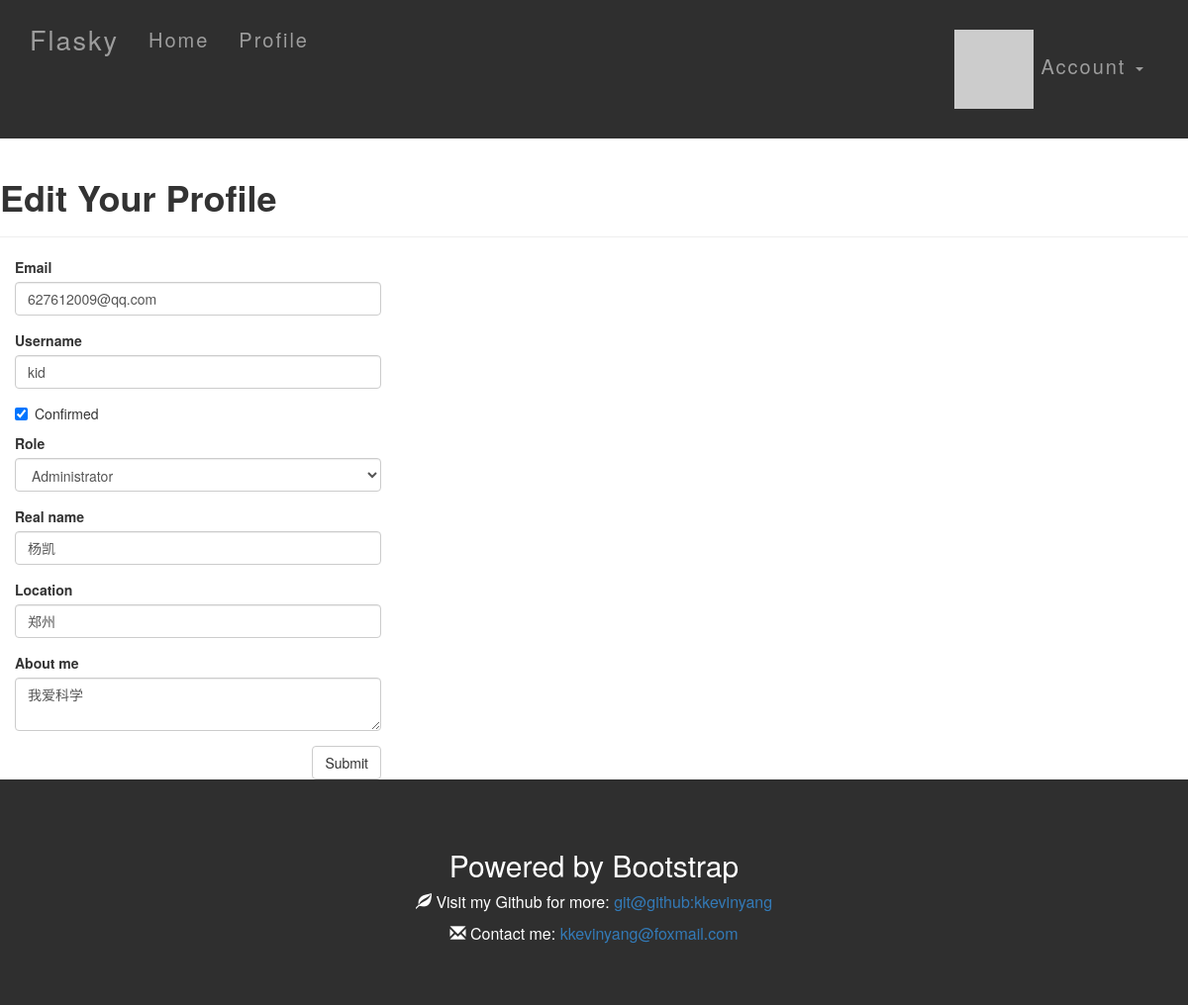
The page /edit-profile/1 (signed in) on the database its author committed.
### app/models.py (models this page shows, shortened)
class User(UserMixin,db.Model):
    __tablename__ = 'users'
    sqlite_autoincrement = True
    id = db.Column(db.Integer, primary_key=True)
    email = db.Column(db.String(64), unique=True, index=True)
    username = db.Column(db.String(64), unique=True, index=True)
    role_id = db.Column(db.Integer, db.ForeignKey('roles.id'))
    password_hash = db.Column(db.String(128))
    confirmed = db.Column(db.Boolean, default=False)
    name = db.Column(db.String(64))
    location = db.Column(db.String(64))
    about_me = db.Column(db.Text())
    member_since = db.Column(db.DateTime(), default=datetime.utcnow)
    last_seen = db.Column(db.DateTime(), default=datetime.utcnow)
    avatar_hash = db.Column(db.String(32))
    posts = db.relationship('Post', backref='author', lazy='dynamic')  # posts和comments都需要关联author才行，所以两个都有
    comments = db.relationship('Comment', backref='author', lazy='dynamic')
    @property
    def password(self):  # 若尝试读取password的值会返回属性错误，因为生成了散列值后不能还原
        raise AttributeError('password is not a readable attribute')
    def can(self, permissions):
        return self.role is not None and \
               (self.role.permissions & permissions) == permissions
    def ping(self):
        self.last_seen = datetime.utcnow()
        db.session.add(self)
    def gravatar(self, size=100, default='identicon', rating='g'):
        if request.is_secure:
            url = 'https://secure.gravatar.com/avatar'
        else:
            url = 'http://cn.gravatar.com/avatar'
        hash = self.avatar_hash or hashlib.md5(self.email.encode('utf-8')).hexdigest()
        return '{url}/{hash}?s={size}&d={default}&r={rating}'.format(
            url=url, hash=hash, size=size, default=default, rating=rating)

### app/main/views.py (the view, shortened to what this page needs)
@main.route('/edit-profile/<int:id>', methods=['GET', 'POST'])
@login_required
@admin_required
def edit_profile_admin(id):
    user = User.query.get_or_404(id)
    form = EditProfileAdminForm(user=user)
    form.email.data = user.email
    form.username.data = user.username
    form.confirmed.data = user.confirmed
    form.role.data = user.role_id
    form.name.data = user.name
    form.location.data = user.location
    form.about_me.data = user.about_me
    return render_template('edit_profile.html', form=form, user=user)

### app/main/forms.py (shortened to what this page needs)
class EditProfileAdminForm(Form):
    email = StringField('Email', validators=[DataRequired(), Length(1, 64),
                                             Email()])
    username = StringField('Username', validators=[
        DataRequired(), Length(1, 64), Regexp('^[A-Za-z][A-Za-z0-9_.]*$', 0,
                                          'Usernames must have only letters, '
                                          'numbers, dots or underscores')])
    confirmed = BooleanField('Confirmed')
    role = SelectField('Role', coerce=int)
    name = StringField('Real name', validators=[Length(0, 64)])
    location = StringField('Location', validators=[Length(0, 64)])
    about_me = TextAreaField('About me')
    submit = SubmitField('Submit')
    def __init__(self, user, *args, **kwargs):
        super(EditProfileAdminForm, self).__init__(*args, **kwargs)
        self.role.choices = [(role.id, role.name)
                             for role in Role.query.order_by(Role.name).all()]
        self.user = user

### app/auth/views.py (called while the page is built)
@auth.before_app_request
def before_request():
    if current_user.is_authenticated:
        current_user.ping()
        if not current_user.confirmed \
                and request.endpoint[:5] != 'auth.' \
                and request.endpoint != 'static':
            return redirect(url_for('auth.unconfirmed'))

### app/main/__init__.py (called while the page is built)
@main.app_context_processor  # 把permission类加入模板
def inject_permissions():
    return dict(Permission=Permission)

### app/models.py (called while the page is built)
@login_manager.user_loader  # 此乃回调函数，用来加载用户，不然就会提示User没有登陆激活了（'User' object has no attribute 'is_active'）
def load_user(user_id):
    return User.query.get(int(user_id))

### app/templates/edit_profile.html (shortened to what this page needs)
{% extends "base.html" %}
{% import "bootstrap/wtf.html" as wtf %}
{% block page_content %}
<div class="page-header">
    <h1>Edit Your Profile</h1>
</div>
<div class="col-md-4">
    {{ wtf.quick_form(form) }}
</div>
{% endblock %}

### app/static/styles.css (style rules this page uses)
.btn { float: right; }
form { padding-bottom: 30px; }
.page-header { padding-top: 20px; margin: 0 0 20px; }

### app/static/typography.css (style rules this page uses)
h1,h2,h3,h4,h5 { font-weight: bold; }

### rows shown on the page
User: email "627612009@qq.com", username "kid", confirmed "☑", role "Administrator", name "杨凯", location "郑州", about_me "我爱科学"
